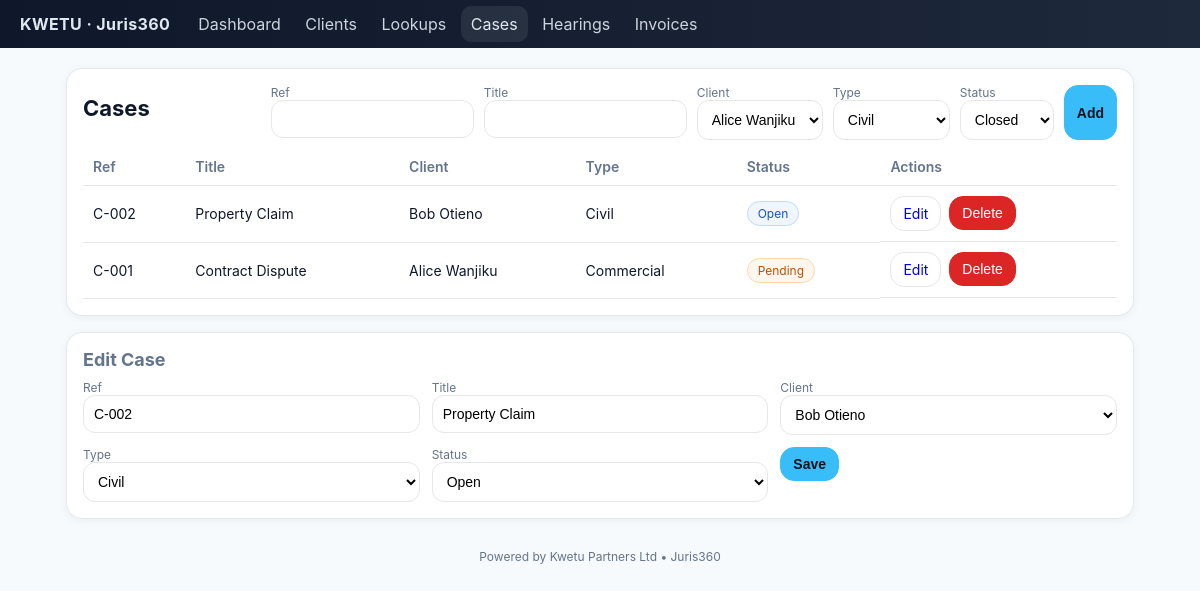
The page /cases/2/edit on the database its author committed.
### app.py (models this page shows)
class Case(db.Model):
    id = db.Column(db.Integer, primary_key=True)
    ref = db.Column(db.String(40), nullable=False)
    title = db.Column(db.String(200), nullable=False)
    client_id = db.Column(db.Integer, db.ForeignKey('client.id'), nullable=False)
    case_type_id = db.Column(db.Integer, db.ForeignKey('case_type.id'), nullable=False)
    status_id = db.Column(db.Integer, db.ForeignKey('case_status.id'), nullable=False)
    opened_on = db.Column(db.Date, default=date.today)
    next_hearing_date = db.Column(db.Date, nullable=True)
    client = db.relationship('Client', back_populates='cases')
    case_type = db.relationship('CaseType', back_populates='cases')
    status = db.relationship('CaseStatus', back_populates='cases')
    hearings = db.relationship('Hearing', back_populates='case', cascade='all, delete-orphan')
    invoices = db.relationship('Invoice', back_populates='case', cascade='all, delete-orphan')

class Client(db.Model):
    id = db.Column(db.Integer, primary_key=True)
    name = db.Column(db.String(120), nullable=False)
    phone = db.Column(db.String(50))
    email = db.Column(db.String(120))
    address = db.Column(db.String(200))
    cases = db.relationship('Case', back_populates='client', cascade='all, delete-orphan')
    invoices = db.relationship('Invoice', back_populates='client', cascade='all, delete-orphan')

class CaseType(db.Model):
    id = db.Column(db.Integer, primary_key=True)
    name = db.Column(db.String(80), unique=True, nullable=False)
    cases = db.relationship('Case', back_populates='case_type')

class CaseStatus(db.Model):
    id = db.Column(db.Integer, primary_key=True)
    name = db.Column(db.String(40), unique=True, nullable=False)
    cases = db.relationship('Case', back_populates='status')
    hearings = db.relationship('Hearing', back_populates='status')
    invoices = db.relationship('Invoice', back_populates='status')

### app.py (the view)
@app.route('/cases/<int:id>/edit')
def cases_edit(id):
    rows = Case.query.order_by(Case.id.desc()).all()
    return render_template('cases.html', active='cases', rows=rows,
        clients=Client.query.order_by(Client.name).all(),
        types=CaseType.query.order_by(CaseType.name).all(),
        status=CaseStatus.query.order_by(CaseStatus.name).all(),
        edit=Case.query.get_or_404(id))

### templates/cases.html (shortened to what this page needs)
{% extends "base.html" %}
{% block content %}
<div class="card">
  <div class="section-head">
    <h1>Cases</h1>
    <form method="post" action="{{ url_for('cases_create') }}" class="inline">
      <label>Ref<br><input class="input" name="ref" required></label>
      <label>Title<br><input class="input" name="title" required></label>
      <label>Client<br>
        <select name="client_id" class="select" required>
          {% for c in clients %}<option value="{{ c.id }}">{{ c.name }}</option>{% endfor %}
        </select>
      </label>
      <label>Type<br>
        <select name="case_type_id" class="select" required>
          {% for t in types %}<option value="{{ t.id }}">{{ t.name }}</option>{% endfor %}
        </select>
      </label>
      <label>Status<br>
        <select name="status_id" class="select" required>
          {% for s in status %}<option value="{{ s.id }}">{{ s.name }}</option>{% endfor %}
        </select>
      </label>
      <button class="btn primary">Add</button>
    </form>
  </div>
  <table>
    <thead><tr><th>Ref</th><th>Title</th><th>Client</th><th>Type</th><th>Status</th><th>Actions</th></tr></thead>
    <tbody>
      {% for r in rows %}
      <tr>
        <td>{{ r.ref }}</td>
        <td>{{ r.title }}</td>
        <td>{{ r.client.name }}</td>
        <td>{{ r.case_type.name }}</td>
        <td><span class="badge {{ r.status.name|lower }}">{{ r.status.name }}</span></td>
        <td class="actions">
          <a class="btn ghost" href="{{ url_for('cases_edit', id=r.id) }}">Edit</a>
          <form method="post" action="{{ url_for('cases_delete', id=r.id) }}" onsubmit="return confirm('Delete case?')">
            <button class="btn danger">Delete</button>
          </form>
        </td>
      </tr>
      {% endfor %}
    </tbody>
  </table>
</div>
{% if edit %}
<div class="card">
  <h2>Edit Case</h2>
  <form method="post" action="{{ url_for('cases_update', id=edit.id) }}" class="grid cols-3">
    <label>Ref<input class="input" name="ref" value="{{ edit.ref }}" required></label>
    <label>Title<input class="input" name="title" value="{{ edit.title }}" required></label>
    <label>Client<select name="client_id" class="select" required>
      {% for c in clients %}<option value="{{ c.id }}" {% if edit.client_id==c.id %}selected{% endif %}>{{ c.name }}</option>{% endfor %}
    </select></label>
    <label>Type<select name="case_type_id" class="select" required>
      {% for t in types %}<option value="{{ t.id }}" {% if edit.case_type_id==t.id %}selected{% endif %}>{{ t.name }}</option>{% endfor %}
    </select></label>
    <label>Status<select name="status_id" class="select" required>
      {% for s in status %}<option value="{{ s.id }}" {% if edit.status_id==s.id %}selected{% endif %}>{{ s.name }}</option>{% endfor %}
    </select></label>
    <div><button class="btn primary">Save</button></div>
  </form>
</div>
{% endif %}
{% endblock %}

### static/kwetu.css (style rules this page uses)
:root { --topbar-start:#0f172a; --topbar-end:#1e293b; --accent:#38bdf8; --bg:#f7fafc; --card:#ffffff; --text:#0f172a; --muted:#64748b; --border:#e5e7eb; --danger:#dc2626; --success:#16a34a; --info:#1d4ed8; }
* { box-sizing:border-box }
body { margin:0;font-family:Inter, ui-sans-serif, system-ui, -apple-system, Segoe UI, Roboto, Arial, Noto Sans, "Apple Color Emoji","Segoe UI Emoji";color:var(--text);background:var(--bg) }
.card { background:var(--card);border:1px solid var(--border);border-radius:16px;padding:16px;box-shadow:0 2px 8px rgba(2,6,23,.05);margin-bottom:16px }
h1 { font-size:22px;margin:0 0 10px }
h2 { font-size:18px;margin:0 0 10px;color:var(--muted) }
table { width:100%;border-collapse:collapse }
th,td { padding:10px;border-bottom:1px solid var(--border);text-align:left;font-size:14px }
th { color:var(--muted);font-weight:600 }
.actions { display:flex;gap:8px }
.btn { display:inline-block;padding:8px 12px;border-radius:14px;border:1px solid var(--border);text-decoration:none;font-size:14px }
.btn.primary { background:var(--accent);border-color:var(--accent);color:#0b1220;font-weight:700 }
.btn.danger { background:var(--danger);border-color:var(--danger);color:#fff }
.btn.ghost { background:#fff }
.input,.select,.textarea { width:100%;padding:10px;border-radius:12px;border:1px solid var(--border);background:#fff;font-size:14px }
.grid { display:grid;gap:12px }
.grid.cols-3 { grid-template-columns:repeat(3,minmax(0,1fr)) }
.badge { padding:4px 10px;border-radius:999px;font-size:12px;border:1px solid var(--border);display:inline-block }
.badge.pending { background:#fff7ed;border-color:#fed7aa;color:#b45309 }
.badge.open { background:#eff6ff;border-color:#bfdbfe;color:#1d4ed8 }
form.inline { display:flex;gap:10px;flex-wrap:wrap }
label { font-size:12px;color:var(--muted) }
.section-head { display:flex;align-items:center;justify-content:space-between;margin-bottom:8px }

### rows shown on the page
Case: ref "C-002", title "Property Claim", client.name "Bob Otieno", case_type.name "Civil", status.name "Open", client_id "Bob Otieno", case_type_id "Civil", status_id "Open"
Case: ref "C-001", title "Contract Dispute", client.name "Alice Wanjiku", case_type.name "Commercial", status.name "Pending"

### other values the page prints
form field client_id "Alice Wanjiku"
form field case_type_id "Civil"
form field status_id "Closed"
